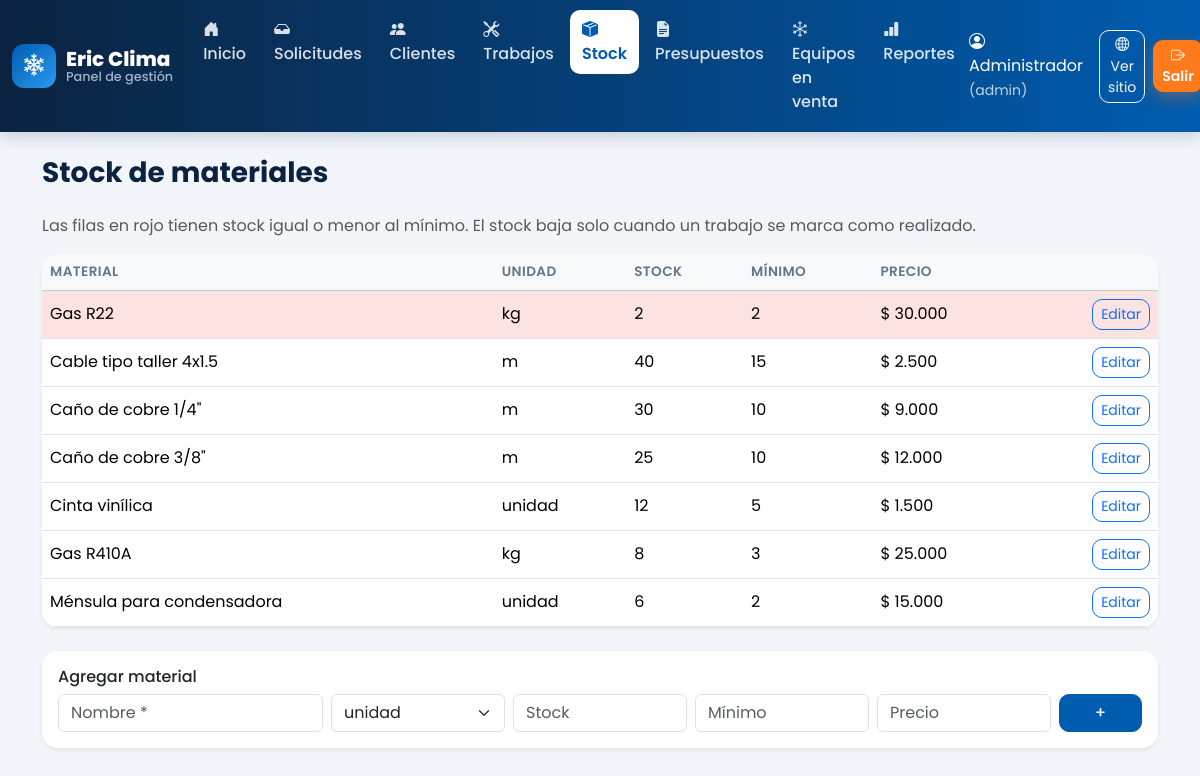
The page /admin/materiales.php (signed in) on the database its author committed.
### tables this page shows
CREATE TABLE materiales (
    id            INT AUTO_INCREMENT PRIMARY KEY,
    nombre        VARCHAR(100) NOT NULL UNIQUE,
    unidad        VARCHAR(20) NOT NULL,
    stock_actual  DECIMAL(10,2) NOT NULL DEFAULT 0,
    stock_minimo  DECIMAL(10,2) NOT NULL DEFAULT 0,
    precio        DECIMAL(12,2) NOT NULL DEFAULT 0,
    CONSTRAINT chk_stock_no_negativo CHECK (stock_actual >= 0)
);

### web/app/auth.php (called while the page is built, shortened)
<?php
require_once __DIR__ . '/config.php';
function usuario_actual(): ?array
{
    return $_SESSION['usuario'] ?? null;
}
function es_admin(): bool
{
    return (usuario_actual()['rol'] ?? '') === 'admin';
}

### web/app/config.php (called while the page is built, shortened)
<?php
function e($texto): string
{
    return htmlspecialchars((string)$texto, ENT_QUOTES, 'UTF-8');
}
function pesos($n): string
{
    return '$ ' . number_format((float)$n, 0, ',', '.');
}

### web/admin/materiales.php (the view, shortened to what this page needs)
<?php
require_once __DIR__ . '/../app/auth.php';
require_once __DIR__ . '/../app/layout.php';
$db = db();
$materiales = $db->query('SELECT * FROM materiales ORDER BY stock_actual <= stock_minimo DESC, nombre')->fetchAll();
$editar = (int)($_GET['editar'] ?? 0);
?>
<p class="text-muted">Las filas en rojo tienen stock igual o menor al mínimo. El stock baja solo cuando un trabajo se marca como realizado.</p>
<div class="card shadow-sm">
    <div class="table-responsive">
        <table class="table align-middle mb-0">
            <thead class="table-light"><tr><th>Material</th><th>Unidad</th><th>Stock</th><th>Mínimo</th><th>Precio</th><?= es_admin() ? '<th></th>' : '' ?></tr></thead>
            <tbody>
            <?php foreach ($materiales as $m): ?>
                <?php if (es_admin() && $editar === (int)$m['id']): ?>
                    <tr><td colspan="6">
                        <form method="post" class="row g-2 align-items-center">
                            <?= csrf_campo() ?><input type="hidden" name="id" value="<?= $m['id'] ?>">
                            <div class="col-md-3"><input class="form-control form-control-sm" name="nombre" value="<?= e($m['nombre']) ?>"></div>
                            <div class="col-md-2"><select class="form-select form-select-sm" name="unidad">
                                <?php foreach (['unidad', 'm', 'kg'] as $u): ?><option <?= $m['unidad'] === $u ? 'selected' : '' ?>><?= $u ?></option><?php endforeach; ?>
                            </select></div>
                            <div class="col-md-2"><input class="form-control form-control-sm" type="number" step="0.01" min="0" name="stock_actual" value="<?= (float)$m['stock_actual'] ?>"></div>
                            <div class="col-md-2"><input class="form-control form-control-sm" type="number" step="0.01" min="0" name="stock_minimo" value="<?= (float)$m['stock_minimo'] ?>"></div>
                            <div class="col-md-2"><input class="form-control form-control-sm" type="number" step="1" min="0" name="precio" value="<?= (float)$m['precio'] ?>"></div>
                            <div class="col-md-1 text-nowrap"><button class="btn btn-sm btn-marca">Guardar</button></div>
                        </form>
                    </td></tr>
                <?php else: ?>
                    <tr class="<?= $m['stock_actual'] <= $m['stock_minimo'] ? 'fila-stock-bajo' : '' ?>">
                        <td><?= e($m['nombre']) ?></td>
                        <td><?= e($m['unidad']) ?></td>
                        <td><?= (float)$m['stock_actual'] ?></td>
                        <td><?= (float)$m['stock_minimo'] ?></td>
                        <td><?= pesos($m['precio']) ?></td>
                        <?php if (es_admin()): ?><td class="text-end"><a class="btn btn-sm btn-outline-primary" href="materiales.php?editar=<?= $m['id'] ?>">Editar</a></td><?php endif; ?>
                    </tr>
                <?php endif; ?>
            <?php endforeach; ?>
            </tbody>
        </table>
    </div>
</div>
<?php if (es_admin()): ?>
    <form method="post" class="card card-body shadow-sm mt-4">
        <h2 class="h6">Agregar material</h2>
        <div class="row g-2">
            <div class="col-md-3"><input class="form-control" name="nombre" placeholder="Nombre *" required></div>
            <div class="col-md-2"><select class="form-select" name="unidad"><option>unidad</option><option>m</option><option>kg</option></select></div>
            <div class="col-md-2"><input class="form-control" type="number" step="0.01" min="0" name="stock_actual" placeholder="Stock"></div>
            <div class="col-md-2"><input class="form-control" type="number" step="0.01" min="0" name="stock_minimo" placeholder="Mínimo"></div>
            <div class="col-md-2"><input class="form-control" type="number" step="1" min="0" name="precio" placeholder="Precio"></div>
            <div class="col-md-1"><button class="btn btn-marca w-100">+</button></div>
        </div>
    </form>
<?php endif; ?>

### web/assets/css/estilos.css (style rules this page uses)
:root { --marca: #005caf; --marca-oscuro: #003f7d; --marca-noche: #0b2340; --marca-claro: #eaf3fc; --acento: #ff7a1a; --acento-oscuro: #e9650a; --verde-wa: #25d366; --texto: #1f2d3d; --gris: #64748b; --sombra: 0 10px 30px rgba(11, 35, 64, .08); --sombra-fuerte: 0 18px 40px rgba(11, 35, 64, .16); }
.btn-marca { background-color: var(--marca); border-color: var(--marca); color: #fff; font-weight: 500; }
.panel { font-family: 'Poppins', system-ui, sans-serif; background: #f2f6fb; }
.panel .card { border: 0; border-radius: 16px; overflow: hidden; }
.panel .table thead th { font-weight: 600; font-size: .85rem; text-transform: uppercase; letter-spacing: .03em; color: var(--gris); }
.panel .btn { border-radius: 10px; }
.fila-stock-bajo td { background-color: #fde2e2 !important; }

### rows shown on the page
materiales: nombre "Gas R22", unidad "kg", stock_actual "2", stock_minimo "2", precio "$ 30.000"
materiales: nombre "Cable tipo taller 4x1.5", unidad "m", stock_actual "40", stock_minimo "15", precio "$ 2.500"
materiales: nombre "Caño de cobre 1/4\"", unidad "m", stock_actual "30", stock_minimo "10", precio "$ 9.000"
materiales: nombre "Caño de cobre 3/8\"", unidad "m", stock_actual "25", stock_minimo "10", precio "$ 12.000"
materiales: nombre "Cinta vinílica", unidad "unidad", stock_actual "12", stock_minimo "5", precio "$ 1.500"
materiales: nombre "Gas R410A", unidad "kg", stock_actual "8", stock_minimo "3", precio "$ 25.000"
materiales: nombre "Ménsula para condensadora", unidad "unidad", stock_actual "6", stock_minimo "2", precio "$ 15.000"

### other values the page prints
$texto "Inicio"
$texto "Solicitudes"
$texto "Clientes"
$texto "Trabajos"
$texto "Stock"
$texto "Presupuestos"
$texto "Equipos en venta"
$texto "Reportes"
$u['nombre'] "Administrador"
$u['rol'] "admin"
$titulo "Stock de materiales"
